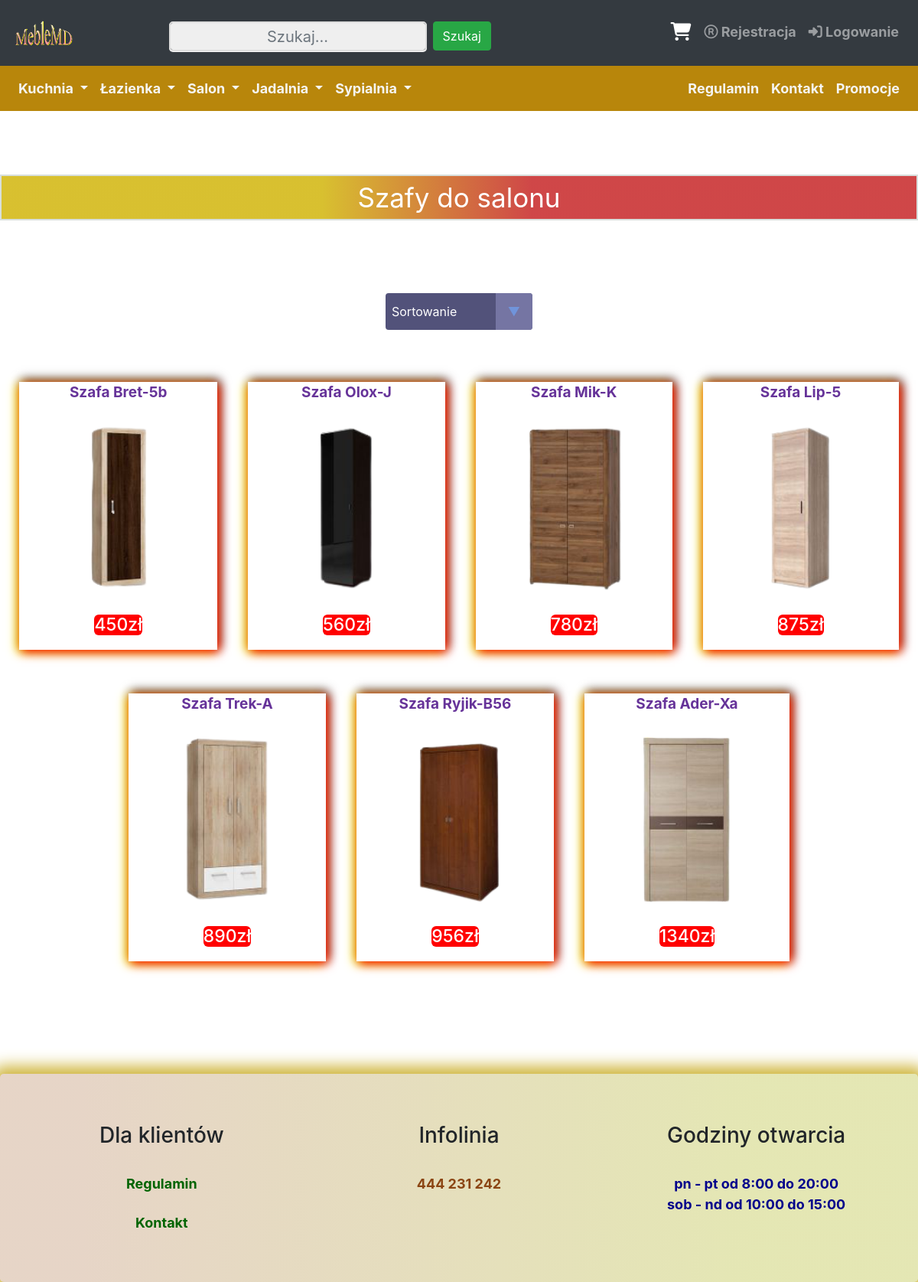
Page /salon_szafy.php on the committed database.
### tables this page shows
CREATE TABLE `produkty` (
  `id` int(11) NOT NULL,
  `id_zdjec` varchar(15) DEFAULT NULL,
  `id_opisu_zdj` text NOT NULL,
  `nazwa` varchar(50) NOT NULL,
  `opis` text NOT NULL,
  `parametry` text NOT NULL,
  `cena` float NOT NULL,
  `ilosc` int(11) NOT NULL,
  `id_podkategoria` int(11) NOT NULL
);

### salon_szafy.php (the view, shortened to what this page needs)
<?php
include("connect.php");
$sortowanie = isset($_POST['sort']) ? $_POST['sort'] : '';
?>
<!DOCTYPE html>
<html lang="pl">
<head>
<link href="style.css" rel="stylesheet" type="text/css" />
<link rel="stylesheet" href="https://maxcdn.bootstrapcdn.com/font-awesome/4.5.0/css/font-awesome.min.css">
<link rel="stylesheet" href="https://maxcdn.bootstrapcdn.com/bootstrap/4.5.2/css/bootstrap.min.css">
</head>
<body>
<div class="container-fluid">
<br><br><br>
 <?php
		echo'<nav class="navbar navbar-expand-xl bg-dark navbar-dark" style="position: relative;bottom:0.9cm;padding:17px">';
		echo'
				<a class="navbar-brand mx-auto" href="index.php"> <img class="img-fluid" src="images/logo.png" width="180" height="180"></a>
				<button class="navbar-toggler" type="button" data-toggle="collapse" data-target=".dual-collapse2">
					<span class="navbar-toggler-icon"></span>
				</button>';
				echo'<div class="navbar-collapse collapse w-100 order-2 dual-collapse2">';
				echo'<ul class="navbar-nav ml-auto">';
				echo'<li class="nav-item ">
				<form class="form-inline" action="wyszukiwarka.php" method="post" >
				<input class="form-control mr-sm-2 " name="wartosc" type="text" placeholder="Szukaj..." required>
				<button class="btn btn-success" text-center type="submit" style="position: relative; top:0.11cm;">Szukaj</button>
				</form>
				</li>';
				echo'</ul>';
				echo'</div>';
		echo'<div class="navbar-collapse collapse w-100 order-3 dual-collapse2">';
		echo'<ul class="navbar-nav ml-auto">';
		echo'  <li class="nav-item">';
		echo'   <a class="nav-link " href="wyswietlanie_koszyka.php">
		<i class="fa fa-shopping-cart"  data-toggle="tooltip" data-placement="bottom" title="Koszyk" style="font-size:24px;color:white; padding:1px"></i></a>';
		echo' 	</li>';
		if(isset($id_uzytkownika)!="")
			{}
			else{
		echo'  <li class="nav-item">';
		echo'   <a class="nav-link " href="rejestracja.php"><i class="fa fa-registered" aria-hidden="true"></i>  Rejestracja</a>';
		echo' 	</li>';
		echo'  <li class="nav-item ">';
		echo'   <a class="nav-link " href="logowanie.php"><i class="fa fa-sign-in" aria-hidden="true" ></i> Logowanie</a>';
		echo' 	</li>';
		}
		echo'</ul>';
		echo'  </div>';
		echo' </nav>';
		?>
<?php
if(isset($id_uzytkownika)!="")
	{
echo'
<nav class="navbar navbar-expand-xl navbar-dark " style="background-color:darkgoldenrod;position: relative; bottom:1.8cm;">
     <div class="mx-auto order-0">
        <a class="navbar-brand mx-auto" href="#"></a>
        <button class="navbar-toggler" type="button" data-toggle="collapse" data-target=".dual-collapse3">
            <span class="navbar-toggler-icon"></span>
        </button>
    </div>
    <div class="navbar-collapse collapse w-100 order-1 order-md-0 dual-collapse3">
        <ul class="navbar-nav mr-auto">
		<li class="nav-item dropdown">
      <a class="nav-link dropdown-toggle" style="color:whitesmoke;" href="#" id="navbardrop" data-toggle="dropdown">
       Kuchnia
      </a>
      <div class="dropdown-menu " style="background-color:darkgoldenrod">
        <a class="dropdown-item" href="krzesla_kuchnia.php">Krzesła</a>
        <a class="dropdown-item" href="stoly_kuchnia.php">Stoły</a></a>
        <a class="dropdown-item" href="szafki_kuchnia.php">Szafki</a>
		<a class="dropdown-item" href="blaty_kuchnia.php">Blaty</a>
      </div>
    </li>
	<li class="nav-item dropdown ">
      <a class="nav-link dropdown-toggle" style="color:whitesmoke;"  href="#" id="navbardrop" data-toggle="dropdown">
       Łazienka
      </a>
      <div class="dropdown-menu " style="background-color:darkgoldenrod">
        <a class="dropdown-item" href="lazienka_lustra.php">Lustra</a>
        <a class="dropdown-item" href="lazienka_umywalki.php">Umywalki</a></a>
        <a class="dropdown-item" href="lazienka_szafki.php">Szafki</a>
		<a class="dropdown-item" href="lazienka_akcesorie_lazienkowe.php">Akcesoria Łazienkowe</a>
      </div>
    </li>
	<li class="nav-item dropdown">
      <a class="nav-link dropdown-toggle" style="color:whitesmoke;"  href="#" id="navbardrop" data-toggle="dropdown">
       Salon
      </a>
      <div class="dropdown-menu" style="background-color:darkgoldenrod">
        <a class="dropdown-item" href="salon_stoly.php">Stoły</a>
        <a class="dropdown-item" href="salon_szafy.php">Szafy</a></a>
        <a class="dropdown-item" href="salon_narozniki.php">Narożniki</a>
		<a class="dropdown-item" href="salon_krzesla.php">Krzesła</a>
      </div>
    </li>
	<li class="nav-item dropdown">
      <a class="nav-link dropdown-toggle" style="color:whitesmoke;"  href="#" id="navbardrop" data-toggle="dropdown">
       Jadalnia
      </a>
      <div class="dropdown-menu" style="background-color:darkgoldenrod">
        <a class="dropdown-item" href="jadalnia_krzesla.php">Krzesła</a>
        <a class="dropdown-item" href="jadalnia_stoly.php">Stoły</a></a>
        <a class="dropdown-item" href="jadalnia_komody.php">Komody</a>
		<a class="dropdown-item" href="jadalnia_witryny.php">Witryny</a>
      </div>
    </li>
	<li class="nav-item dropdown">
      <a class="nav-link dropdown-toggle" style="color:whitesmoke;"  href="#" id="navbardrop" data-toggle="dropdown">
       Sypialnia
      </a>
      <div class="dropdown-menu" style="background-color:darkgoldenrod">
        <a class="dropdown-item" href="sypialnia_lozka.php">Łóżka</a>
        <a class="dropdown-item" href="sypialnia_szafy.php">Szafy</a></a>
        <a class="dropdown-item" href="sypialnia_materace.php">Materace</a>
		<a class="dropdown-item" href="sypialnia_lustra.php">Lustra</a>
      </div>
    </li>
        </ul>
    </div>
    <div class="navbar-collapse collapse w-100 order-3 dual-collapse3">
        <ul class="navbar-nav ml-auto">
		<li class="nav-item">
      <a class="nav-link" style="color:whitesmoke;" href="regulamin.php">Regulamin</a>
    </li>
	<li class="nav-item">
      <a class="nav-link "style="color:whitesmoke;" href="kontakt.php"> Kontakt</a>
    </li>
	<li class="nav-item">
      <a class="nav-link" style="color:whitesmoke;" href="promocja.php"> Promocje</a>
    </li>
        </ul>
    </div>
</nav>';
	}
	else{
echo'
<nav class="navbar navbar-expand-xl navbar-dark " style="background-color:darkgoldenrod;position: relative; bottom:0.9cm;">
    <div class="navbar-collapse collapse w-100 order-1 order-md-0 dual-collapse3">
        <ul class="navbar-nav mr-auto">
		<li class="nav-item dropdown">
      <a class="nav-link dropdown-toggle" style="color:whitesmoke;" href="#" id="navbardrop" data-toggle="dropdown">
       Kuchnia
      </a>
    </li>
	<li class="nav-item dropdown ">
      <a class="nav-link dropdown-toggle" style="color:whitesmoke;"  href="#" id="navbardrop" data-toggle="dropdown">
       Łazienka
      </a>
    </li>
	<li class="nav-item dropdown">
      <a class="nav-link dropdown-toggle" style="color:whitesmoke;"  href="#" id="navbardrop" data-toggle="dropdown">
       Salon
      </a>
    </li>
	<li class="nav-item dropdown">
      <a class="nav-link dropdown-toggle" style="color:whitesmoke;"  href="#" id="navbardrop" data-toggle="dropdown">
       Jadalnia
      </a>
    </li>
	<li class="nav-item dropdown">
      <a class="nav-link dropdown-toggle" style="color:whitesmoke;"  href="#" id="navbardrop" data-toggle="dropdown">
       Sypialnia
      </a>
    </li>
        </ul>
    </div>
    <div class="navbar-collapse collapse w-100 order-3 dual-collapse3">
        <ul class="navbar-nav ml-auto">
		<li class="nav-item">
      <a class="nav-link" style="color:whitesmoke;" href="regulamin.php">Regulamin</a>
    </li>
	<li class="nav-item">
      <a class="nav-link "style="color:whitesmoke;" href="kontakt.php"> Kontakt</a>
    </li>
	<li class="nav-item">
      <a class="nav-link" style="color:whitesmoke;" href="promocja.php"> Promocje</a>
    </li>
        </ul>
    </div>
</nav>';
	}
?>
	<div class="row text-center">
		<div class="col">
	<div class="napisek bg-dark text-white">
	<h67>
	Szafy do salonu</h67>
	</div>
	</div>
	</div>
	<br><br><br><br><br><br>
	<div class="text-center">
<form method="post" action = "">
    <div class="select">
   <select  name='sort' onchange="this.form.submit()">
<option value=''>Sortowanie</option>
</select>
</div>
</form>
<br><br>
	<?php
$wynik = mysqli_query($link,"Select * from produkty where id_podkategoria=12 ORDER BY cena ".$sortowanie)
or die('Błąd zapytania');
if(mysqli_num_rows($wynik) > 0) {
    while($r = mysqli_fetch_object($wynik)) {
		$id=$r->id;
            echo '<div class="element">';
		echo '<div class="obramowanie">';
		echo"<h10>";
	   echo "<a style='text-decoration:none'   href='product.php?product_id=$id'>";
        echo "<b>".$r->nazwa."</b>";
	echo "<br> </br>";
		 echo"<img class='zoom' src=images/".$r->id_zdjec.".png width='190' height'120'>";
		echo "<br> </br>";
		echo "</a>";
		 echo '<div class="cenaobw">';
echo "<b><h5>".$r->cena. "zł </h5></b>";
echo"</h10>";
echo "<br> </br>";
echo'</div>';
echo '</div>';
			echo '</div>';
    }
}
?>
		<br><br><br>
    <div class="jumbotron text-center" style="margin-bottom:0;">
<div class="row ">
    <div class="col-sm-4">
      <h3>Dla klientów</h3>
      <br>
<a href="regulamin.php" style="text-decoration: none; color:darkgreen;">Regulamin</a>
<br><br>
<a href="kontakt.php" style="text-decoration: none; color:darkgreen;"> Kontakt</a>
    </div>
    <div class="col-sm-4">
      <h3>Infolinia</h3>
      <br>
<p style="color:saddlebrown;">444 231 242</p>
</div>
<div class="col-sm-4">
    <h3> Godziny otwarcia</h3>
<br>
	<p style="color: darkblue;">pn - pt od 8:00 do 20:00
	<br>
	sob - nd od 10:00 do 15:00</p>
</div>
  </div>
</div>
</body>
</html>

### style.css (style rules this page uses)
html, body { overflow-x: hidden; }
body { background-image: url('https://img.freepik.com/darmowe-zdjecie/bialy-drewniany-stol-tlo_53876-89436.jpg?size=626&ext=jpg'); background-position: -99999px -99999px; }
body:before { content: ""; background-image: inherit; position: fixed; top: 0; left: 0; height: 100vh; width: 100%; -webkit-background-size: cover !important; -moz-background-size: cover !important; -o-background-size: cover; background-size: cover !important; z-index: -1; }
.jumbotron { background: rgb(222,138,69); background: linear-gradient(90deg, rgba(222,138,69,0.23573179271708689) 9%, rgba(222,224,104,0.4374124649859944) 82%); border-radius: 14px 14px 14px 14px; box-shadow: 0 0 20px 10px #CFB53B; }
.jumbotron p { font-size: 18px; font-weight: bold; }
.jumbotron a { font-size: 18px; font-weight: bold; }
.nav-item { font-size: 18px; }
.navbar-collapse li a { color:whitesmoke; font-weight: bold; }
.container-fluid { padding: 0px !important; position: relative; top:-1cm; }
select { -webkit-appearance:none; -moz-appearance:none; -ms-appearance:none; appearance:none; outline:0; box-shadow:none; border:0!important; background: #52527a; background-image: none; flex: 1; padding: 0 .5em; color:white; cursor:pointer; font-size: 1em; font-family: 'Open Sans', sans-serif; }
.select { margin: 0 auto !important; position: relative; display: flex; width: 12em; height: 3em; line-height: 3; overflow: hidden; border-radius: .25em; }
.select::after { content: '\25BC'; position: absolute; top: 0; right: 0; padding: 0 1em; background: #7575a3; cursor:pointer; pointer-events:none; transition:.25s all ease; color:#7094db; }
input[type="password"], input[type="text"] { border: 1px solid #a1a3a3; border-radius: 4px; box-shadow: 0 1px #fff; box-sizing: border-box; color: #696969; height: 39px; transition: box-shadow 0.3s; width: 240px; text-align: center; }
.obramowanie { width:300px; height:350px; max-width: 900px; margin: 0 auto; clear: none; width: 100%; text-align: center; transition: transform 0.3s; text-align:center; box-shadow: 3px 3px 13px red, yellow -3px 3px 13px, 3px -3px 13px; }
.element { display: inline-block; padding:20px; }
.element a { font-size:19px; color:rebeccapurple; }
img.zoom { position: relative; z-index: 1; }
@media screen and (-webkit-min-device-pixel-ratio:0) { .cenaobw { color:white; } }
@media screen and (-webkit-min-device-pixel-ratio:0) { .cenaobw h5 { margin-left: 98px; margin-right: 98px; background-color:red; font-size:23px; border-radius: 6px 6px 6px 6px; background-color:rgb(255, 0, 0); } }
.cenaobw { color:white; }
.cenaobw h5 { margin-left: 98px; margin-right: 98px; background-color:red; font-size:23px; border-radius: 6px 6px 6px 6px; background-color:rgb(255, 0, 0); }
.napisek { background: rgb(244,215,45); background: linear-gradient(90deg, rgba(244,215,45,0.8547794117647058) 35%, rgba(247,74,74,0.7959558823529411) 58%); padding: 2px; border: 2px solid #D8DFDC; font-size:35px; position: relative;top:1.3cm; color: whitesmoke; }
.napisek h67 { top: 27px; z-index: 1; }
input[type=text] { width: 220px; background-color: #efefef; color: #666; border: 2px solid #ddd; border-radius: 5px; font-size: 20px; padding: 10px; box-sizing: border-box; outline: none; margin-top: 10px; }

### rows in the picture
produkty: nazwa "Szafa Bret-5b", id_zdjec (picture), cena "450"
produkty: nazwa "Szafa Olox-J", id_zdjec (picture), cena "560"
produkty: nazwa "Szafa Mik-K", id_zdjec (picture), cena "780"
produkty: nazwa "Szafa Lip-5", id_zdjec (picture), cena "875"
produkty: nazwa "Szafa Trek-A", id_zdjec (picture), cena "890"
produkty: nazwa "Szafa Ryjik-B56", id_zdjec (picture), cena "956"
produkty: nazwa "Szafa Ader-Xa", id_zdjec (picture), cena "1340"
